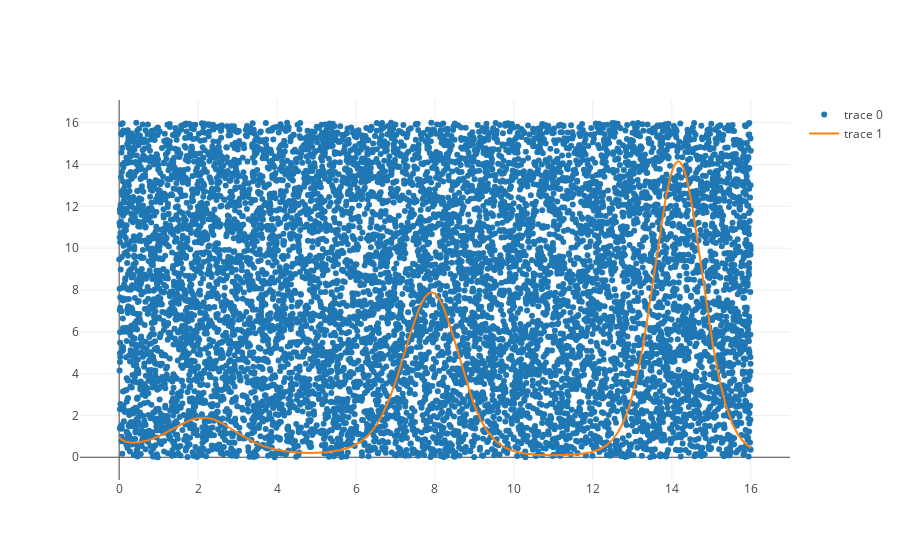

The notebook cell this image was saved under:
### Code cell
plotly.offline.iplot([
    Scatter(x=x_rand, y=y_rand, mode="markers"),
    Scatter(x=x_vals, y=f(x_vals))
])

### Figure 1 — Plotly figure (JSON) as saved in the notebook; plotly's stock layout.template omitted (floating-point values rounded to 4 significant figures; data arrays with more than 128 entries replaced by an {"elided": "..."} marker saying what was removed)
{"data": [{"mode": "markers", "type": "scatter", "x": {"elided": "10000 float values"}, "y": {"elided": "10000 float values"}}, {"type": "scatter", "x": {"elided": "1000 float values"}, "y": {"elided": "1000 float values"}}], "layout": {}}
